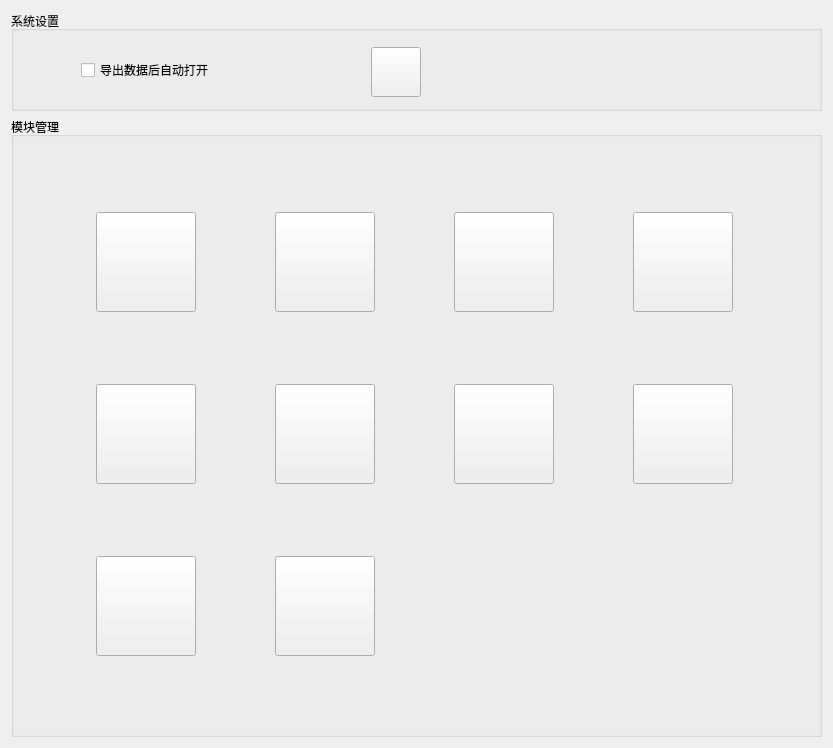
<?xml version="1.0" encoding="UTF-8"?>
<ui version="4.0">
 <class>SystemManager</class>
 <widget class="QWidget" name="SystemManager">
  <property name="geometry">
   <rect>
    <x>0</x>
    <y>0</y>
    <width>833</width>
    <height>748</height>
   </rect>
  </property>
  <property name="windowTitle">
   <string>Form</string>
  </property>
  <layout class="QVBoxLayout" name="verticalLayout" stretch="1,7">
   <item>
    <widget class="QGroupBox" name="groupBox">
     <property name="minimumSize">
      <size>
       <width>0</width>
       <height>100</height>
      </size>
     </property>
     <property name="title">
      <string>系统设置</string>
     </property>
     <widget class="QCheckBox" name="checkBox_export_open">
      <property name="geometry">
       <rect>
        <x>70</x>
        <y>50</y>
        <width>251</width>
        <height>18</height>
       </rect>
      </property>
      <property name="text">
       <string>导出数据后自动打开</string>
      </property>
     </widget>
     <widget class="QPushButton" name="pushButton_update">
      <property name="geometry">
       <rect>
        <x>360</x>
        <y>36</y>
        <width>50</width>
        <height>50</height>
       </rect>
      </property>
      <property name="minimumSize">
       <size>
        <width>50</width>
        <height>50</height>
       </size>
      </property>
      <property name="text">
       <string/>
      </property>
     </widget>
    </widget>
   </item>
   <item>
    <widget class="QGroupBox" name="groupBox_2">
     <property name="title">
      <string>模块管理</string>
     </property>
     <layout class="QGridLayout" name="gridLayout">
      <item row="0" column="1">
       <widget class="QPushButton" name="pushButton_supplier_manage">
        <property name="minimumSize">
         <size>
          <width>100</width>
          <height>100</height>
         </size>
        </property>
        <property name="maximumSize">
         <size>
          <width>100</width>
          <height>100</height>
         </size>
        </property>
        <property name="text">
         <string/>
        </property>
       </widget>
      </item>
      <item row="1" column="0">
       <widget class="QPushButton" name="pushButton_department_manage">
        <property name="minimumSize">
         <size>
          <width>100</width>
          <height>100</height>
         </size>
        </property>
        <property name="text">
         <string/>
        </property>
       </widget>
      </item>
      <item row="1" column="1">
       <widget class="QPushButton" name="pushButton_author_manage">
        <property name="minimumSize">
         <size>
          <width>100</width>
          <height>100</height>
         </size>
        </property>
        <property name="text">
         <string/>
        </property>
       </widget>
      </item>
      <item row="0" column="2">
       <widget class="QPushButton" name="pushButton_mateial_manage">
        <property name="minimumSize">
         <size>
          <width>100</width>
          <height>100</height>
         </size>
        </property>
        <property name="maximumSize">
         <size>
          <width>100</width>
          <height>100</height>
         </size>
        </property>
        <property name="text">
         <string/>
        </property>
       </widget>
      </item>
      <item row="1" column="2">
       <widget class="QPushButton" name="pushButton_goodstype_manage">
        <property name="minimumSize">
         <size>
          <width>100</width>
          <height>100</height>
         </size>
        </property>
        <property name="maximumSize">
         <size>
          <width>100</width>
          <height>100</height>
         </size>
        </property>
        <property name="text">
         <string/>
        </property>
       </widget>
      </item>
      <item row="2" column="0">
       <widget class="QPushButton" name="pushButton_about_commpany">
        <property name="minimumSize">
         <size>
          <width>100</width>
          <height>100</height>
         </size>
        </property>
        <property name="maximumSize">
         <size>
          <width>100</width>
          <height>100</height>
         </size>
        </property>
        <property name="text">
         <string/>
        </property>
       </widget>
      </item>
      <item row="2" column="1">
       <widget class="QPushButton" name="pushButton__about_system">
        <property name="minimumSize">
         <size>
          <width>100</width>
          <height>100</height>
         </size>
        </property>
        <property name="maximumSize">
         <size>
          <width>100</width>
          <height>100</height>
         </size>
        </property>
        <property name="text">
         <string/>
        </property>
       </widget>
      </item>
      <item row="1" column="5">
       <widget class="QPushButton" name="pushButton_unit_manage">
        <property name="minimumSize">
         <size>
          <width>100</width>
          <height>100</height>
         </size>
        </property>
        <property name="maximumSize">
         <size>
          <width>100</width>
          <height>100</height>
         </size>
        </property>
        <property name="text">
         <string/>
        </property>
       </widget>
      </item>
      <item row="0" column="0">
       <widget class="QPushButton" name="pushButton_newOrder">
        <property name="minimumSize">
         <size>
          <width>100</width>
          <height>100</height>
         </size>
        </property>
        <property name="maximumSize">
         <size>
          <width>100</width>
          <height>100</height>
         </size>
        </property>
        <property name="text">
         <string/>
        </property>
       </widget>
      </item>
      <item row="0" column="5">
       <widget class="QPushButton" name="pushButton_custon_manage">
        <property name="minimumSize">
         <size>
          <width>100</width>
          <height>100</height>
         </size>
        </property>
        <property name="maximumSize">
         <size>
          <width>100</width>
          <height>100</height>
         </size>
        </property>
        <property name="text">
         <string/>
        </property>
       </widget>
      </item>
     </layout>
    </widget>
   </item>
  </layout>
 </widget>
 <resources/>
 <connections/>
</ui>
